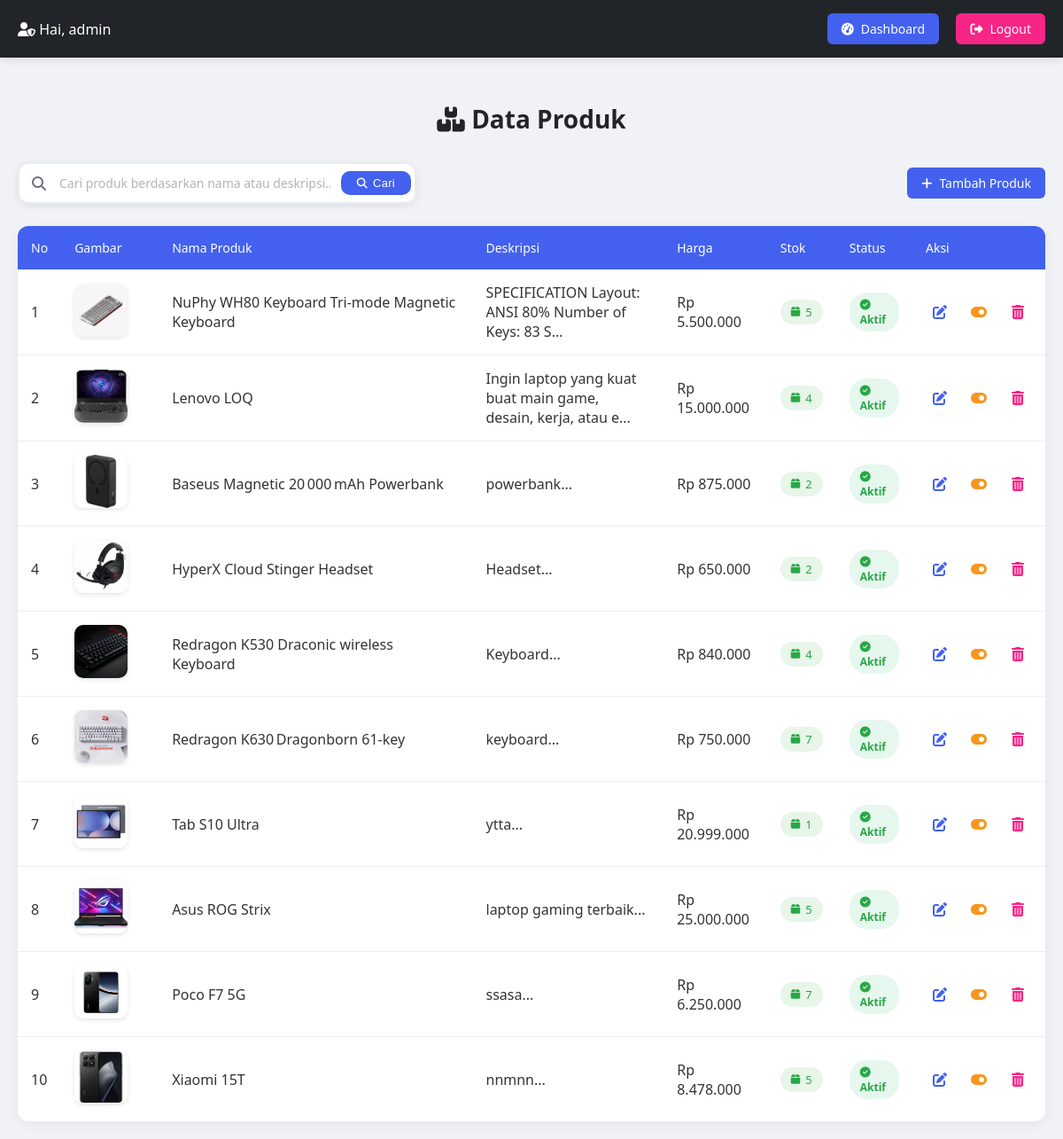
The app's page /admin/data_produk.php (signed in) with its own data.
### tables this page shows
CREATE TABLE `produk` (
  `id_produk` int(11) NOT NULL,
  `nama_produk` varchar(100) DEFAULT NULL,
  `kategori` varchar(50) DEFAULT NULL,
  `deskripsi` text DEFAULT NULL,
  `harga` int(11) DEFAULT NULL,
  `stok` int(11) DEFAULT NULL,
  `gambar` varchar(255) DEFAULT NULL,
  `tanggal_masuk` date DEFAULT NULL,
  `status` enum('aktif','nonaktif') DEFAULT 'aktif',
  `kompatibilitas` varchar(255) DEFAULT NULL,
  `prosesor` varchar(255) DEFAULT NULL,
  `ram` varchar(255) DEFAULT NULL,
  `penyimpanan` varchar(255) DEFAULT NULL,
  `layar` varchar(255) DEFAULT NULL,
  `baterai` varchar(255) DEFAULT NULL,
  `berat` varchar(255) DEFAULT NULL
);

### admin/data_produk.php (the view, shortened to what this page needs)
<?php
include '../koneksi.php';
$search = isset($_GET['search']) ? mysqli_real_escape_string($koneksi, $_GET['search']) : '';
$query = "SELECT * FROM produk
          WHERE nama_produk LIKE '%$search%' OR deskripsi LIKE '%$search%'
          ORDER BY
            CASE WHEN stok <= 0 THEN 0 ELSE 1 END,
            id_produk DESC";
$produk = mysqli_query($koneksi, $query);
?>
<!DOCTYPE html>
<html lang="id">
<head>
    <link rel="stylesheet" href="https://cdnjs.cloudflare.com/ajax/libs/font-awesome/6.4.0/css/all.min.css">
    <link rel="stylesheet" href="../css/data_produk.css">
</head>
<body>
    <div class="topbar">
        <div>
            <i class="fas fa-user-shield"></i> Hai, <?= htmlspecialchars($_SESSION['username']); ?>
        </div>
        <div>
            <a class="btn btn-primary" href="dashboard.php">
                <i class="fas fa-tachometer-alt"></i> Dashboard
            </a>
            <a class="btn btn-danger" href="../user/logout.php">
                <i class="fas fa-sign-out-alt"></i> Logout
            </a>
        </div>
    </div>
    <div class="container">
        <h2><i class="fas fa-boxes"></i> Data Produk</h2>
        <div class="header-actions">
            <div class="search-container">
                <form method="GET" action="" class="search-form" id="searchForm">
                    <div class="search-wrapper">
                        <input type="text"
                               name="search"
                               id="searchInput"
                               placeholder="Cari produk berdasarkan nama atau deskripsi..."
                               value="<?= htmlspecialchars($search); ?>"
                               autocomplete="off">
                        <button type="submit" class="search-btn">
                            <i class="fas fa-search"></i> Cari
                        </button>
                    </div>
                </form>
            </div>
            <div class="add-product-btn">
                <a href="tambah_produk.php" class="btn btn-primary">
                    <i class="fas fa-plus"></i> Tambah Produk
                </a>
            </div>
        </div>
        <div class="table-container">
            <table>
                <thead>
                    <tr>
                        <th>No</th>
                        <th>Gambar</th>
                        <th>Nama Produk</th>
                        <th>Deskripsi</th>
                        <th>Harga</th>
                        <th>Stok</th>
                        <th>Status</th>
                        <th>Aksi</th>
                    </tr>
                </thead>
                <tbody>
                    <?php
                    $no = 1;
                    $totalProduk = mysqli_num_rows($produk);
                    function getProductImagePath($id_produk, $gambar) {
                        $folder_path = "../gambar/produk/" . $id_produk . "/" . $gambar;
                        $old_path = "../gambar/" . $gambar;
                        if (!empty($gambar) && file_exists($folder_path)) {
                            return $folder_path;
                        } elseif (!empty($gambar) && file_exists($old_path)) {
                            return $old_path;
                        } else {
                            return "../gambar/default.jpg";
                        }
                    }
                    if ($totalProduk > 0) {
                        while ($row = mysqli_fetch_assoc($produk)) {
                            $isStockHabis = ($row['stok'] <= 0);
                            $rowClass = $isStockHabis ? 'stock-habis-row' : '';
                            $imagePath = getProductImagePath($row['id_produk'], $row['gambar']);
                    ?>
                        <tr class="<?= $rowClass; ?>" data-stok="<?= $row['stok']; ?>">
                            <td><?= $no++; ?></td>
                            <td class="image-cell">
                                <div class="product-img-wrapper">
                                    <img src="<?= $imagePath; ?>"
                                         class="product-img"
                                         alt="<?= htmlspecialchars($row['nama_produk']); ?>"
                                         onerror="this.src='../gambar/default.jpg'">
                                </div>
                            </td>
                            <td>
                                <?= htmlspecialchars($row['nama_produk']); ?>
                            </td>
                            <td><?= htmlspecialchars(substr($row['deskripsi'], 0, 60)); ?>...</td>
                            <td>Rp <?= number_format($row['harga'], 0, ',', '.'); ?></td>
                            <td>
                                <?php if ($isStockHabis): ?>
                                    <span class="stock-zero">
                                        <i class="fas fa-times-circle"></i> <?= $row['stok']; ?>
                                    </span>
                                <?php else: ?>
                                    <span class="stock-available">
                                        <i class="fas fa-box"></i> <?= $row['stok']; ?>
                                    </span>
                                <?php endif; ?>
                            </td>
                            <td>
                                <?php if ($row['status'] == 'aktif'): ?>
                                    <span class="status status-active">
                                        <i class="fas fa-check-circle"></i> Aktif
                                    </span>
                                <?php else: ?>
                                    <span class="status status-inactive">
                                        <i class="fas fa-times-circle"></i> Nonaktif
                                    </span>
                                <?php endif; ?>
                            </td>
                            <td>
                                <div class="action-links">
                                    <a href="edit_produk.php?id=<?= $row['id_produk']; ?>" class="edit" title="Edit">
                                        <i class="fas fa-edit"></i>
                                    </a>
                                    <?php if ($row['status'] == 'aktif'): ?>
                                        <a href="javascript:void(0);" class="toggle" title="Nonaktifkan"
                                            onclick="konfirmasiToggle('<?= $row['id_produk']; ?>', 'nonaktif')">
                                            <i class="fas fa-toggle-on"></i>
                                        </a>
                                    <?php endif; ?>
                                    <a href="hapus_produk.php?id=<?= $row['id_produk']; ?>" class="delete" title="Hapus"
                                        onclick="return confirm('Yakin ingin menghapus produk ini?')">
                                        <i class="fas fa-trash-alt"></i>
                                    </a>
                                </div>
                            </td>
                        </tr>
                    <?php
                        }
                    } ?>
                </tbody>
            </table>
        </div>
    </div>
</body>
</html>

### css/data_produk.css (style rules this page uses)
:root { --primary: #4361ee; --secondary: #3f37c9; --success: #4cc9f0; --danger: #f72585; --warning: #f8961e; --light: #f8f9fa; --dark: #212529; --gray: #6c757d; }
body { font-family: "Segoe UI", Tahoma, Geneva, Verdana, sans-serif; background: #f0f2f5; padding: 0; margin: 0; color: #333; }
.container { max-width: 1200px; margin: 0 auto; padding: 20px; }
.topbar { background: var(--dark); color: white; padding: 15px 20px; display: flex; justify-content: space-between; align-items: center; box-shadow: 0 2px 10px rgba(0, 0, 0, 0.1); }
.topbar a { color: white; text-decoration: none; margin-left: 15px; font-size: 14px; transition: all 0.3s; }
.btn { display: inline-flex; align-items: center; gap: 8px; padding: 8px 16px; border-radius: 6px; text-decoration: none; font-size: 14px; transition: all 0.3s; }
.btn-primary { background: var(--primary); color: white; }
.btn-danger { background: var(--danger); color: white; }
h2 { text-align: center; color: var(--dark); margin: 30px 0; font-size: 28px; }
.header-actions { display: flex; justify-content: space-between; align-items: center; gap: 20px; margin-bottom: 25px; flex-wrap: wrap; }
.search-container { flex: 1; max-width: 450px; min-width: 250px; }
.search-form { width: 100%; position: relative; }
.search-wrapper { position: relative; display: flex; align-items: center; background: white; border-radius: 12px; transition: all 0.3s ease; box-shadow: 0 2px 8px rgba(0, 0, 0, 0.08); }
.search-wrapper input { width: 100%; padding: 12px 95px 12px 45px; border: 2px solid #e9ecef; border-radius: 12px; font-size: 14px; font-family: inherit; transition: all 0.3s ease; outline: none; background: white; color: var(--dark); }
.search-wrapper input::placeholder { color: #adb5bd; font-weight: 400; }
.search-btn { position: absolute; right: 6px; background: var(--primary); color: white; border: none; padding: 6px 18px; border-radius: 10px; font-size: 13px; font-weight: 500; cursor: pointer; transition: all 0.3s ease; display: inline-flex; align-items: center; gap: 6px; letter-spacing: 0.3px; z-index: 1; }
.search-btn i { font-size: 12px; }
.table-container { background: white; border-radius: 12px; box-shadow: 0 4px 15px rgba(0, 0, 0, 0.05); overflow-x: auto; }
table { width: 100%; border-collapse: collapse; }
th { background: var(--primary); color: white; padding: 15px; text-align: left; font-weight: 500; font-size: 14px; }
td { padding: 15px; border-bottom: 1px solid #eee; vertical-align: middle; }
tr:last-child td { border-bottom: none; }
.image-cell { position: relative; width: 80px; }
.product-img-wrapper { position: relative; display: inline-block; }
.product-img { width: 60px; height: 60px; object-fit: cover; border-radius: 10px; box-shadow: 0 2px 5px rgba(0, 0, 0, 0.1); transition: all 0.3s ease; }
.status { display: inline-block; padding: 5px 12px; border-radius: 20px; font-size: 12px; font-weight: 600; }
.status-active { background-color: #e6f7ee; color: #28a745; }
.stock-available { color: #28a745; display: inline-flex; align-items: center; gap: 6px; background-color: #e8f5e9; padding: 5px 12px; border-radius: 20px; font-size: 13px; }
.stock-available i { font-size: 12px; }
.action-links { display: flex; gap: 12px; }
.action-links a { color: var(--gray); text-decoration: none; font-size: 16px; transition: all 0.3s; width: 32px; height: 32px; display: inline-flex; align-items: center; justify-content: center; border-radius: 8px; }
.action-links a.edit { color: var(--primary); }
.action-links a.toggle { color: var(--warning); }
.action-links a.delete { color: var(--danger); }
.add-product-btn { display: flex; justify-content: flex-end; }

### records on screen
produk: id_produk+gambar (picture), nama_produk "NuPhy WH80 Keyboard Tri-mode Magnetic Keyboard", deskripsi "SPECIFICATION Layout: ANSI 80% Number of Keys: 83 S", harga "5.500.000", stok "5", status "aktif" (drawn)
produk: id_produk+gambar (picture), nama_produk "Lenovo LOQ", deskripsi "Ingin laptop yang kuat buat main game, desain, kerja, atau e", harga "15.000.000", stok "4", status "aktif" (drawn)
produk: id_produk+gambar+nama_produk (picture), nama_produk "Baseus Magnetic 20 000 mAh Powerbank", deskripsi "powerbank", harga "875.000", stok "2", status "aktif" (drawn)
produk: id_produk+gambar+nama_produk (picture), nama_produk "HyperX Cloud Stinger Headset", deskripsi "Headset", harga "650.000", stok "2", status "aktif" (drawn)
produk: id_produk+gambar+nama_produk (picture), nama_produk "Redragon K530 Draconic wireless Keyboard", deskripsi "Keyboard", harga "840.000", stok "4", status "aktif" (drawn)
produk: id_produk+gambar+nama_produk (picture), nama_produk "Redragon K630 Dragonborn 61‑key", deskripsi "keyboard", harga "750.000", stok "7", status "aktif" (drawn)
produk: id_produk+gambar (picture), nama_produk "Tab S10 Ultra", deskripsi "ytta", harga "20.999.000", stok "1", status "aktif" (drawn)
produk: id_produk+gambar (picture), nama_produk "Asus ROG Strix", deskripsi "laptop gaming terbaik", harga "25.000.000", stok "5", status "aktif" (drawn)
produk: id_produk+gambar (picture), nama_produk "Poco F7 5G", deskripsi "ssasa", harga "6.250.000", stok "7", status "aktif" (drawn)
produk: id_produk+gambar (picture), nama_produk "Xiaomi 15T", deskripsi "nnmnn", harga "8.478.000", stok "5", status "aktif" (drawn)

### other values on screen
$_SESSION['username'] "admin"
